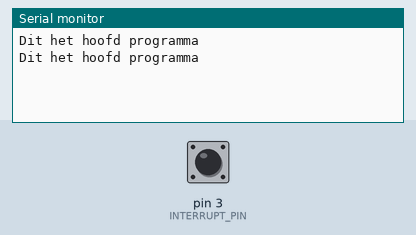
Simulated run of this sketch. Board: Arduino Uno, built with avr-gcc and run on an emulated ATmega328P. Parts: the last lines printed to the serial monitor. Inputs (shaded band) come from the test bench; at power-on: pin 3 (INTERRUPT_PIN) HIGH.

Above: at 1.2 s.
1.3 s: pin 3 (INTERRUPT_PIN) pulled LOW for 0.15 s
At 2.8 s:
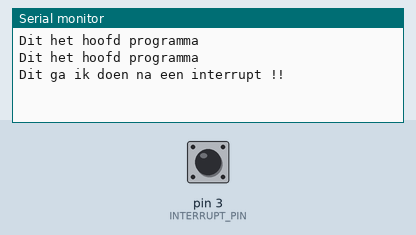
3.5 s: pin 3 (INTERRUPT_PIN) pulled LOW for 1 s
At 4.8 s:
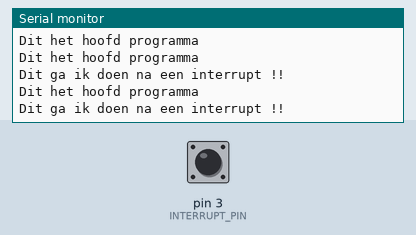

Measured:
- after the input at 1.3 s, the serial monitor: prints a new line after 0.70 s (image 1)
- after the input at 3.5 s, the serial monitor: prints a new line after 0.50 s (image 2)

The sketch:

interrupt.ino
```cpp
//cursus Microprocesoren
//Riekus Bennink

#define INTERRUPT_PIN 3

bool werk = false;

void interruptProgramma(){
  werk=true;  //Dit is het interrupt programma. Houd dit zo kort mogelijk!
}

void werk_actie(){
  Serial.println("Dit ga ik doen na een interrupt !!");
}

void setup() {
  Serial.begin(9600);
  pinMode(INTERRUPT_PIN, INPUT_PULLUP);
  attachInterrupt(digitalPinToInterrupt(INTERRUPT_PIN),interruptProgramma ,LOW );
}
void loop() {
    if(werk){
     werk_actie();
     werk= false;
  }else{
    Serial.println("Dit het hoofd programma");
  }
  delay(1000);
}
```
